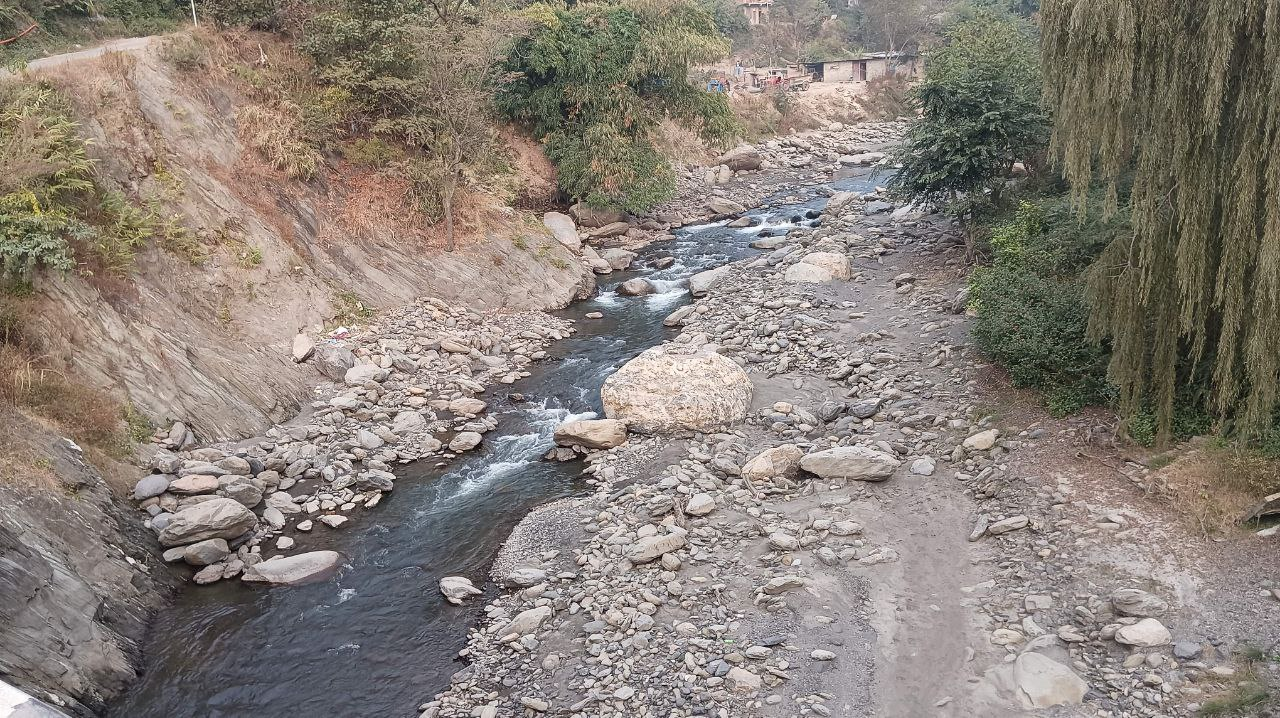
#> input picture Flood Monitoring System/Photo/photo_2024-11-10_16-06-18.jpg, 1280 x 718 px, found by its file name
$ python depth_uisng_webcam.py
#> lines starting #> are read from the running program, lines starting #| are printed output that depends on the picture
import cv2 as cv
import numpy as np
from matplotlib import pyplot as plt
from scipy.spatial import distance

imgleft = cv.imread(r"D:\Projects\DP Projecrt\DepthEst\try[1]\try\Photo\photo_2024-11-10_16-06-18.jpg", 0)
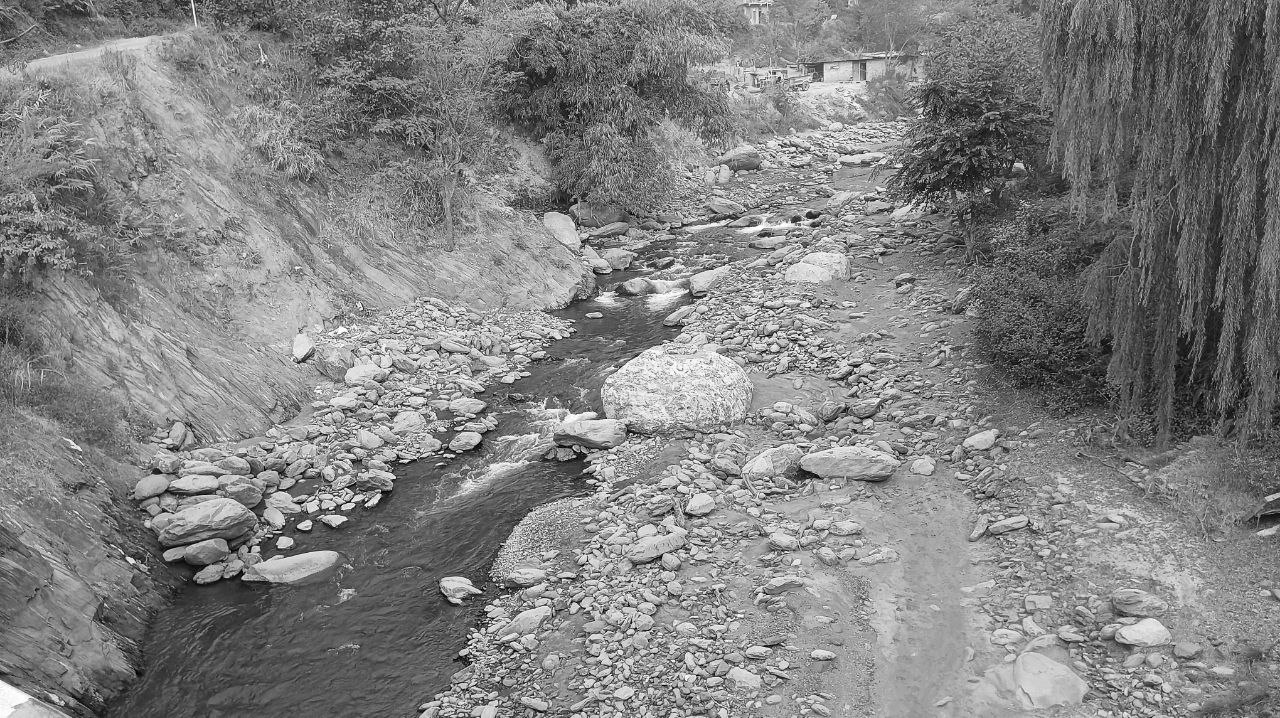
#> imgleft: shape (718, 1280); min 0, max 255, mean 130.2
imgright = cv.imread(r"D:\Projects\DP Projecrt\DepthEst\try[1]\try\Photo\photo_2024-11-10_16-06-21.jpg", 0)
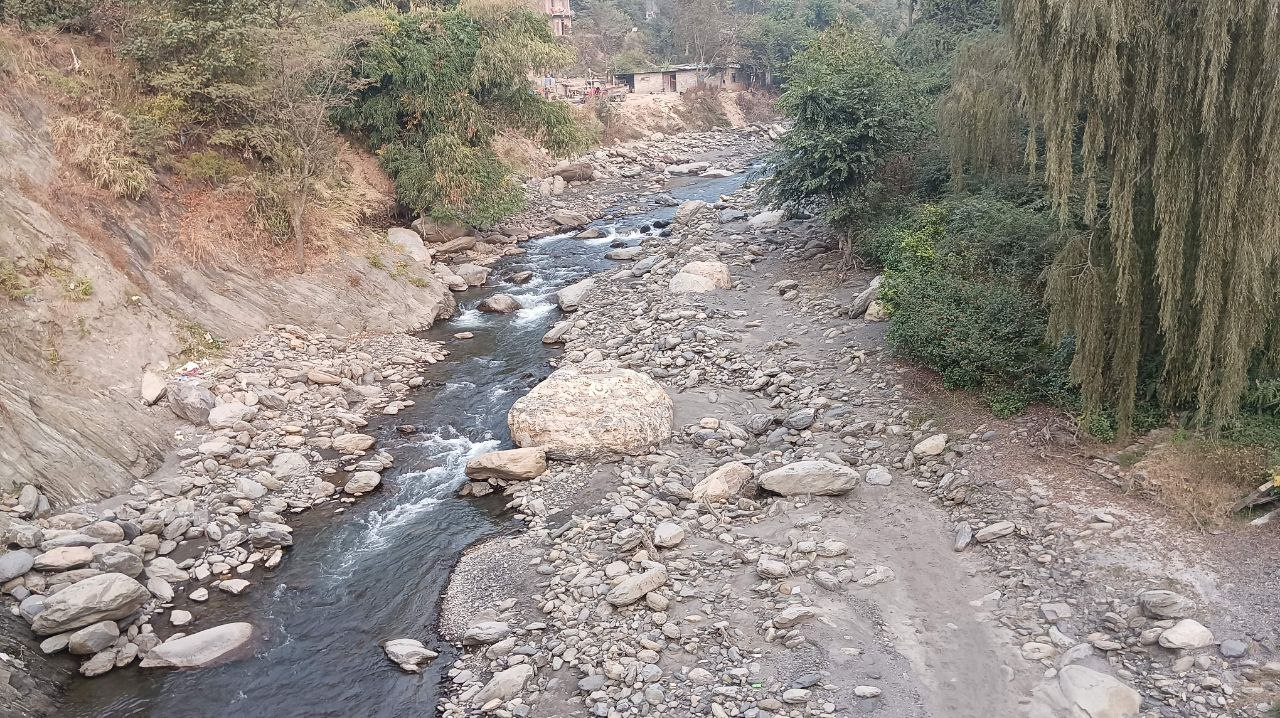
#> input picture Flood Monitoring System/Photo/photo_2024-11-10_16-06-21.jpg, 1280 x 718 px, found by its file name
#> imgright: shape (718, 1280); min 0, max 255, mean 139

stereo = cv.StereoSGBM_create(
    minDisparity=0,
    numDisparities=128,
    blockSize=11,
    P1=8 * 3 * 11 ** 2,
    P2=32 * 3 * 11 ** 2,
    disp12MaxDiff=1,
    uniquenessRatio=10,
    speckleWindowSize=100,
    speckleRange=32
)
disparity = stereo.compute(imgleft, imgright).astype(np.float32) / 16.0
disparity[disparity <= 0] = 0.1
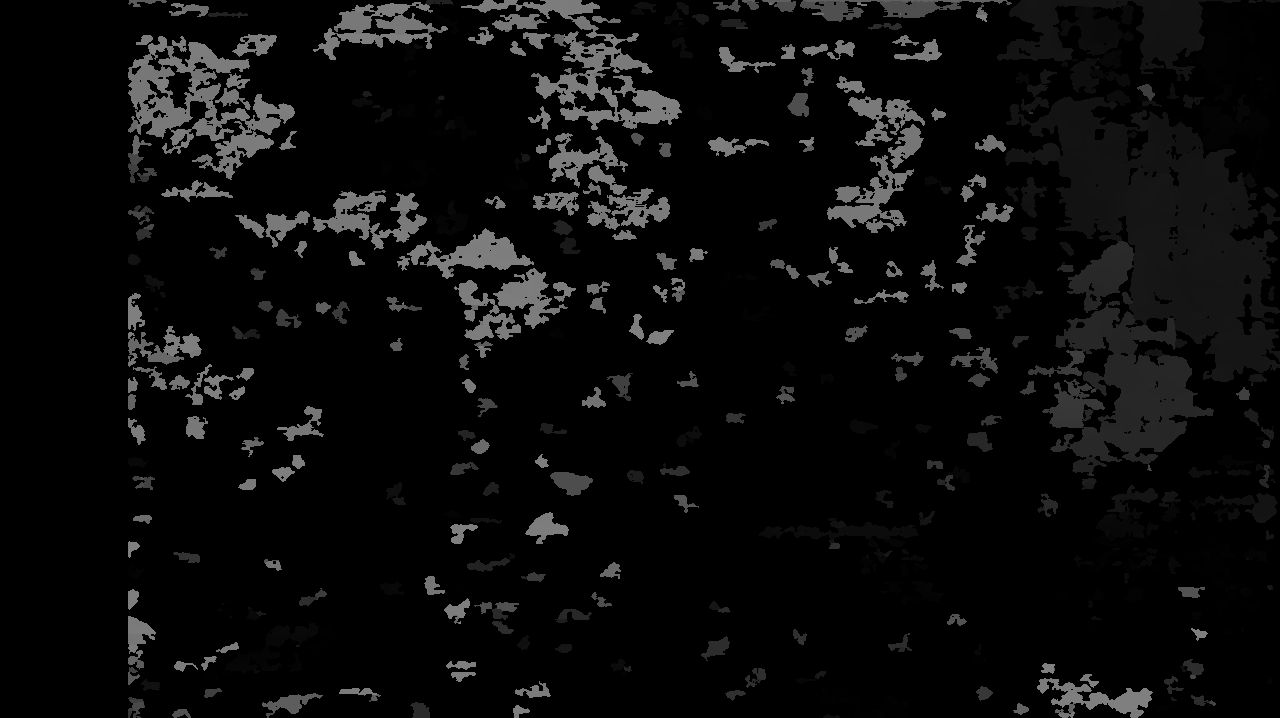
#> disparity: shape (718, 1280) float32; min 0.1, max 127, mean 11.4

f = 1.8
B = 1.2
depth_map = (f * B) / (disparity + 1e-5)
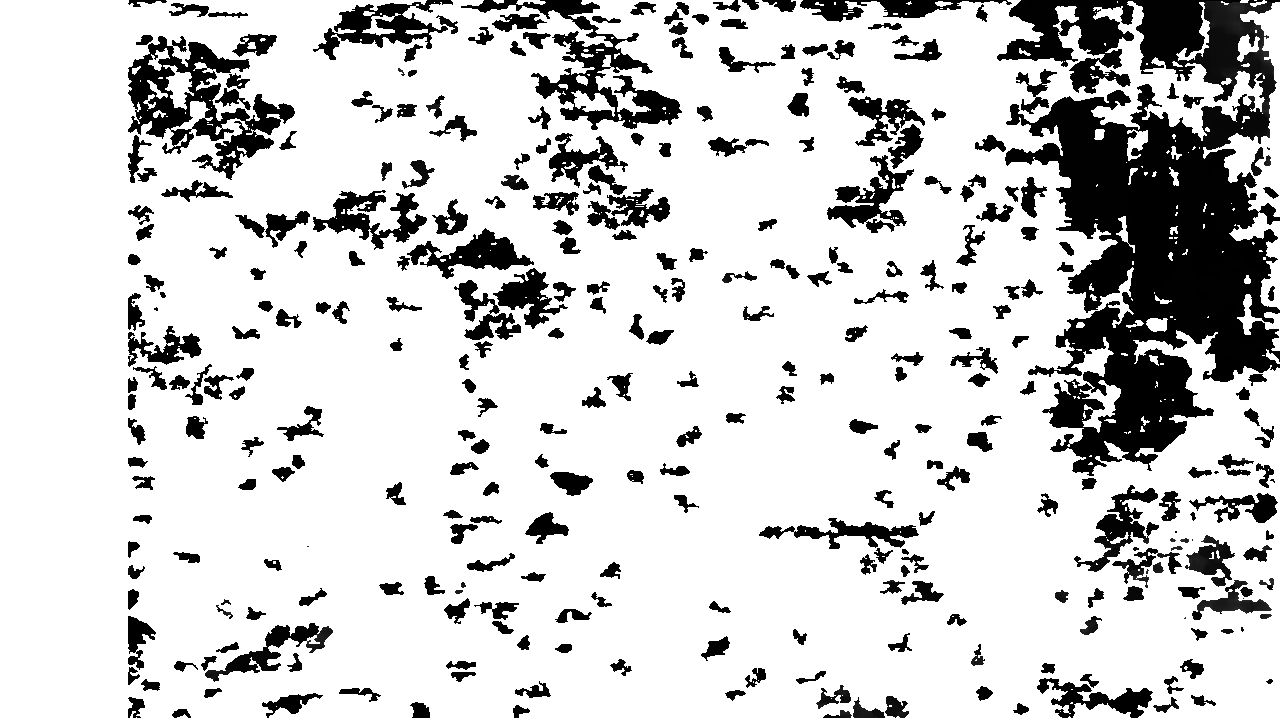
#> depth_map: shape (718, 1280) float32; min 0.017, max 21.6, mean 17.5; drawn with min black and max white

points = []

def calculate_depth_between_points(p1, p2):
    dist = distance.euclidean(p1, p2)
    depth_values = []

    x_vals = np.linspace(p1[0], p2[0], int(dist))
    y_vals = np.linspace(p1[1], p2[1], int(dist))

    for x, y in zip(x_vals, y_vals):
        depth_values.append(depth_map[int(y), int(x)])

    avg_depth = np.mean(depth_values)
    print(f"Average depth between {p1} and {p2}: {avg_depth:.2f} meters")
    return avg_depth

def on_click(event):
    if event.inaxes:
        x, y = int(event.xdata), int(event.ydata)
        depth = depth_map[y, x]
        points.append((x, y))

        if len(points) == 2:
            avg_depth = calculate_depth_between_points(points[0], points[1])
            ax.set_title(f"Depth between {points[0]} and {points[1]}: {avg_depth:.2f} meters")
            fig.canvas.draw()
            points.clear()
        else:
            ax.set_title(f"Depth at ({x}, {y}): {depth:.2f} meters")

        fig.canvas.draw()

fig, ax = plt.subplots(figsize=(10, 5))
real_img_disp = ax.imshow(imgleft, cmap='gray')
plt.axis('off')
ax.set_title("Click on the real image to display depth")
fig.canvas.mpl_connect('button_press_event', on_click)
plt.show()
